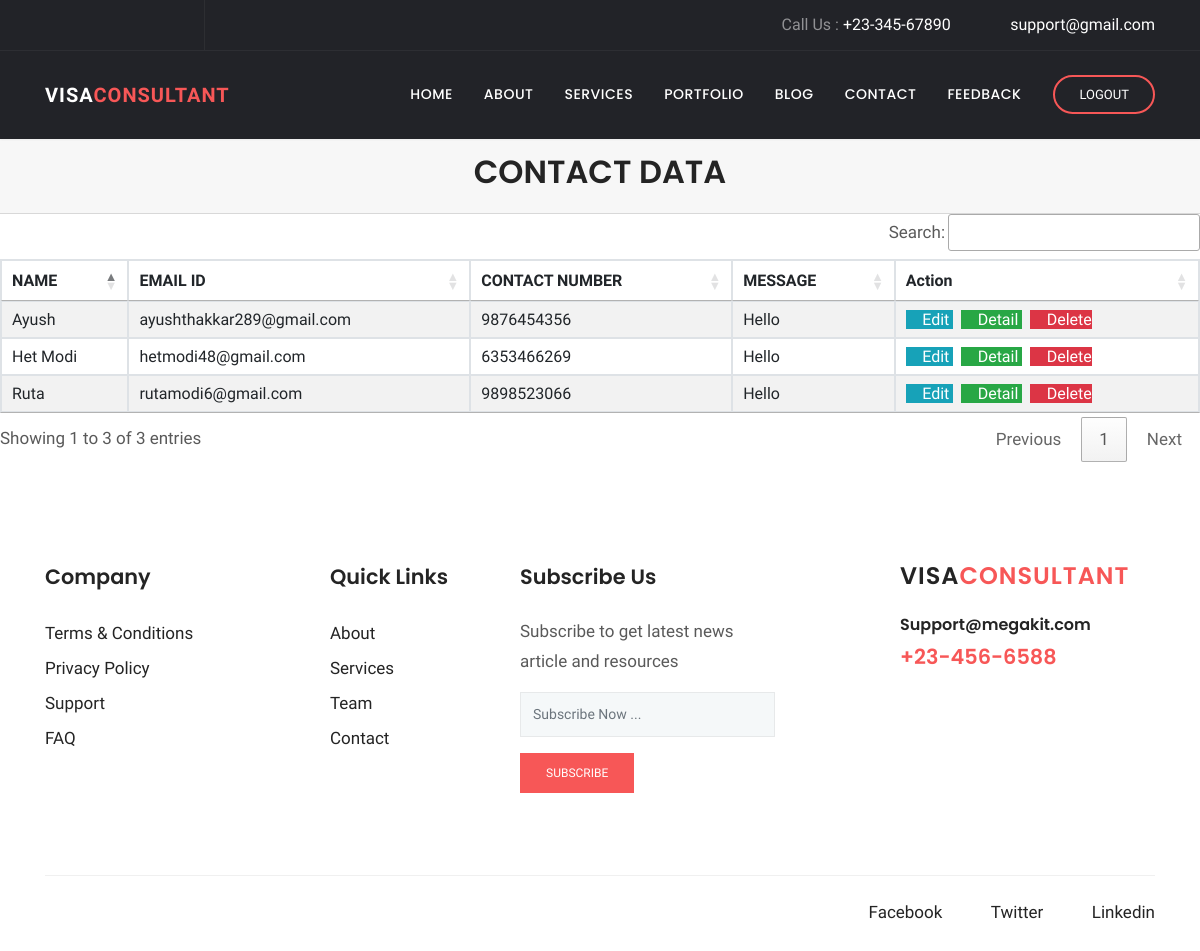
The app's page /Contact/view/ with its own data.
### Contact/models.py (models this page shows, shortened)
class contact(models.Model):
    NAME=models.CharField(max_length=25)
    EMAIL=models.EmailField(max_length=25)
    NUMBER=models.IntegerField()
    MESSAGE=models.TextField(max_length=25)

### Contact/views.py (the view)
# urls.py: path('view/', ListContactView.as_view(), name= 'contact-view'),
class ListContactView(ListView):
    model = contact
    context_object_name = 'Contact'
    template_name = 'Contact/contact_list.html'

### Contact/templates/Contact/contact_list.html (shortened to what this page needs)
{% load static %}
{% block extra_css %}
      <link rel="stylesheet" href="{% static 'plugins/bootstrap/css/bootstrap.min.css' %}">
      <link rel="stylesheet" href="{% static 'plugins/themify/css/themify-icons.css' %}">
      <link rel="stylesheet" href="{% static 'plugins/fontawesome/css/all.css' %}">
      <link rel="stylesheet" href="{% static 'plugins/magnific-popup/dist/magnific-popup.css' %}">
      <link rel="stylesheet" href="{% static 'plugins/slick-carousel/slick/slick.css' %}">
      <link rel="stylesheet" href="{% static 'plugins/slick-carousel/slick/slick-theme.css' %}">
      <link rel="stylesheet" href="{% static 'css/style.css' %}">
<link rel="stylesheet" href="https://cdn.datatables.net/1.10.25/css/jquery.dataTables.min.css">
<link rel="stylesheet" href="https://cdn.datatables.net/buttons/1.7.1/css/buttons.dataTables.min.css">
<link rel="stylesheet" href="https://cdn.datatables.net/searchbuilder/1.1.0/css/searchBuilder.dataTables.min.css">
<link rel="stylesheet" href="https://cdn.datatables.net/datetime/1.1.0/css/dataTables.dateTime.min.css">
<link rel="stylesheet" href="https://cdn.datatables.net/1.10.25/css/jquery.dataTables.min.css">
<link rel="stylesheet" href="https://cdn.datatables.net/colreorder/1.5.4/css/colReorder.dataTables.min.css">
{% endblock %}
{% block body %}
<header class="navigation">
	<div class="header-top ">
		<div class="container">
			<div class="row justify-content-between align-items-center">
				<div class="col-lg-2 col-md-4">
					<div class="header-top-socials text-center text-lg-left text-md-left">
						<a href="https://www.facebook.com/themefisher" target="_blank"><i class="ti-facebook"></i></a>
						<a href="https://twitter.com/themefisher" target="_blank"><i class="ti-twitter"></i></a>
						<a href="https://github.com/themefisher/" target="_blank"><i class="ti-github"></i></a>
					</div>
				</div>
				<div class="col-lg-10 col-md-8 text-center text-lg-right text-md-right">
					<div class="header-top-info">
						<a href="tel:+23-345-67890">Call Us : <span>+23-345-67890</span></a>
						<a href="mailto:support@gmail.com" ><i class="fa fa-envelope mr-2"></i><span>support@gmail.com</span></a>
					</div>
				</div>
			</div>
		</div>
	</div>
	<nav class="navbar navbar-expand-lg  py-4" id="navbar">
		<div class="container">
		  <a class="navbar-brand" href="{% url 'index' %}">
		  	VISA<span>CONSULTANT</span>
		  </a>
		  <div class="collapse navbar-collapse text-center" id="navbarsExample09">
			<ul class="navbar-nav ml-auto">
			  <li class="nav-item active">
				<a class="nav-link" href="{% url 'index' %}">Home <span class="sr-only">(current)</span></a>
			  </li>
			  <li class="nav-item dropdown">
					<a class="nav-link dropdown-toggle" href="{% url 'about' %}" id="dropdown03" data-toggle="dropdown" aria-haspopup="true" aria-expanded="false">About</a>
			  </li>
			   <li class="nav-item dropdown">
					<a class="nav-link dropdown-toggle" href="{% url 'service' %}" id="dropdown05" data-toggle="dropdown" aria-haspopup="true" aria-expanded="false">Services</a>
			  </li>
			   <li class="nav-item"><a class="nav-link" href="{% url 'project' %}">Portfolio</a></li>
			   <li class="nav-item dropdown">
					<a class="nav-link dropdown-toggle" href="{% url 'blog_grid' %}" id="dropdown05" data-toggle="dropdown" aria-haspopup="true" aria-expanded="false">Blog</a>
			  </li>
			   <li class="nav-item"><a class="nav-link" href="{% url 'contact' %}">Contact</a></li>
			   <li class="nav-item"><a class="nav-link" href="{% url 'feedback' %}">Feedback</a></li>
			</ul>
			<form class="form-lg-inline my-2 my-md-0 ml-lg-4 text-center">
			  <a href="{% url 'logout' %}" class="btn btn-solid-border btn-round-full">Logout</a>
			</form>
		  </div>
		</div>
	</nav>
</header>
              <div class="card-header">
                  <h2 align="center"> CONTACT DATA </h2>
              </div>
                <table id="example1" class="table table-bordered table-striped" id="example1">
                  <thead>
                  <tr>
                      <th>NAME</th>
                      <th>EMAIL ID</th>
                      <th>CONTACT NUMBER</th>
                      <th>MESSAGE</th>
                      <th>Action</th>
                  </tr>
                  </thead>
                    <tbody>
                        {% for contact in Contact %}
                        <tr>
                            <td>{{ contact.NAME }}</td>
                            <td>{{ contact.EMAIL }}</td>
                            <td>{{ contact.NUMBER }}</td>
                            <td>{{ contact.MESSAGE }}</td>
                            <td>
                                <a href="{% url 'contact-update'  contact.id %}" class="btn-info" >
                                    <i class="fas fa-pencil-alt"></i> Edit
                                </a>
                                <a href="{% url 'contact-detail'  contact.id %}" class="btn-success">
                                    <i class="fas fa-file-invoice"></i> Detail
                                </a>
                                <a href="{% url 'contact-delete'  contact.id %}" class="btn-danger">
                                    <i class="fas fa-trash-alt"></i> Delete
                                </a>
                            </td>
                        </tr>
                    {% endfor %}
                  </tbody>
                </table>
<footer class="footer section">
	<div class="container">
		<div class="row">
			<div class="col-lg-3 col-md-6 col-sm-6">
				<div class="widget">
					<h4 class="text-capitalize mb-4">Company</h4>
					<ul class="list-unstyled footer-menu lh-35">
						<li><a href="#">Terms & Conditions</a></li>
						<li><a href="#">Privacy Policy</a></li>
						<li><a href="#">Support</a></li>
						<li><a href="#">FAQ</a></li>
					</ul>
				</div>
			</div>
			<div class="col-lg-2 col-md-6 col-sm-6">
				<div class="widget">
					<h4 class="text-capitalize mb-4">Quick Links</h4>
					<ul class="list-unstyled footer-menu lh-35">
						<li><a href="{% url 'about' %}">About</a></li>
						<li><a href="{% url 'service' %}">Services</a></li>
						<li><a href="{% url 'about' %}">Team</a></li>
						<li><a href="{% url 'contact' %}">Contact</a></li>
					</ul>
				</div>
			</div>
			<div class="col-lg-3 col-md-6 col-sm-6">
				<div class="widget">
					<h4 class="text-capitalize mb-4">Subscribe Us</h4>
					<p>Subscribe to get latest news article and resources  </p>
					<form action="#" class="sub-form">
						<input type="text" class="form-control mb-3" placeholder="Subscribe Now ...">
						<a href="#" class="btn btn-main btn-small">subscribe</a>
					</form>
				</div>
			</div>
			<div class="col-lg-3 ml-auto col-sm-6">
				<div class="widget">
					<div class="logo mb-4">
						<h3>VISA<span>CONSULTANT</span></h3>
					</div>
					<h6><a href="tel:+23-345-67890" >Support@megakit.com</a></h6>
					<a href="mailto:support@gmail.com"><span class="text-color h4">+23-456-6588</span></a>
				</div>
			</div>
		</div>
		<div class="footer-btm pt-4">
			<div class="row">
				<div class="col-lg-6">
				</div>
				<div class="col-lg-6 text-left text-lg-right">
					<ul class="list-inline footer-socials">
						<li class="list-inline-item"><a href="https://www.facebook.com/themefisher"><i class="ti-facebook mr-2"></i>Facebook</a></li>
						<li class="list-inline-item"><a href="https://twitter.com/themefisher"><i class="ti-twitter mr-2"></i>Twitter</a></li>
						<li class="list-inline-item"><a href="https://www.pinterest.com/themefisher/"><i class="ti-linkedin mr-2 "></i>Linkedin</a></li>
					</ul>
				</div>
			</div>
		</div>
	</div>
</footer>
{% endblock %}

### client/static/css/style.css (style rules this page uses)
h1, .h1, h2, .h2, h3, .h3, h4, .h4, h5, .h5, h6, .h6 { font-family: "Poppins", sans-serif; font-weight: 600; color: #242424; }
h2, .h2 { font-size: 2rem; font-weight: 600; line-height: 42px; }
h3, .h3 { font-size: 1.5rem; }
h4, .h4 { font-size: 1.3rem; line-height: 30px; }
h6, .h6 { font-size: 1rem; }
p { line-height: 30px; }
input[type="email"], input[type="password"], input[type="text"], input[type="tel"] { box-shadow: none; height: 45px; outline: none; font-size: 14px; }
.form-control { box-shadow: none; border-radius: 0; }
.btn { display: inline-block; font-size: 14px; font-size: 0.8125rem; font-weight: 400; padding: 1rem 2.5rem; text-transform: uppercase; border-radius: 0; transition: all 0.2s ease; }
.btn-main, .btn-transparent, .btn-small { background: #f75757; color: #fff; transition: all 0.2s ease; }
.btn-solid-border { border: 2px solid #f75757; background: transparent; color: #242424; }
.btn-small { padding: 10px 25px; font-size: 12px; }
.btn-round-full { border-radius: 50px; }
.section { padding: 100px 0; }
.text-color { color: #f75757; }
a { color: #242424; text-decoration: none; }
#navbar { background: #222328; box-shadow: 0 1px 2px rgba(0, 0, 0, 0.05); }
#navbar li { padding-left: 15px; }
#navbar .nav-link { font-family: "Poppins", sans-serif; font-weight: 500; color: #fff; text-transform: uppercase; font-size: 14px; letter-spacing: .5px; transition: all .25s ease; }
#navbar .btn { padding: .5rem 1.5rem; color: #fff; }
.header-top { background: #222328; color: #919194; border-bottom: 1px solid rgba(255, 255, 255, 0.05); }
.header-top .header-top-socials { border-right: 1px solid rgba(255, 255, 255, 0.05); padding: 12px 0px; }
.header-top .header-top-socials a { color: #919194; margin-right: 15px; font-size: 16px; }
.header-top .header-top-info { color: #919194; font-size: 16px; }
.header-top .header-top-info a span { color: #fff; }
.header-top .header-top-info a { margin-left: 35px; color: #919194; }
.navbar-brand { color: #fff; font-weight: 600; letter-spacing: 1px; }
.navbar-brand span { color: #f75757; }
.dropdown-toggle::after { display: none; }
.widget { margin-bottom: 30px; padding-bottom: 35px; }
.footer { padding-bottom: 10px; }
.lh-35 { line-height: 35px; }
.logo { color: #242424; font-weight: 600; letter-spacing: 1px; }
.logo span { color: #f75757; }
.sub-form { position: relative; }
.sub-form .form-control { border: 1px solid rgba(0, 0, 0, 0.06); background: #f5f8f9; }
.footer-btm { border-top: 1px solid rgba(0, 0, 0, 0.06); }
.footer-socials li a { margin-left: 15px; }

### records on screen
contact: NAME "Het Modi", EMAIL "hetmodi48@gmail.com", NUMBER "6353466269", MESSAGE "Hello"
contact: NAME "Ruta", EMAIL "rutamodi6@gmail.com", NUMBER "9898523066", MESSAGE "Hello"
contact: NAME "Ayush", EMAIL "ayushthakkar289@gmail.com", NUMBER "9876454356", MESSAGE "Hello"
